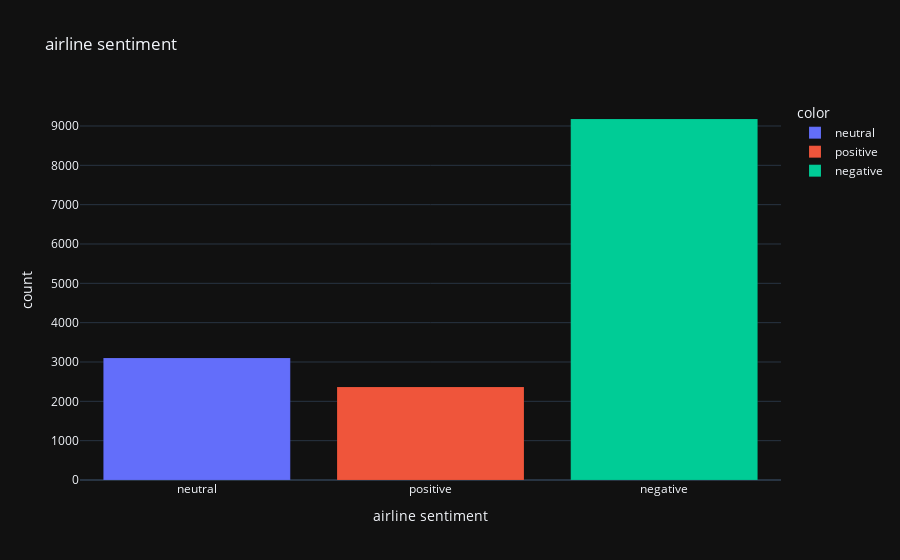

Source (notebook cell):
### Code cell
fig = px.histogram(
    df["airline_sentiment"], 
    nbins=25,
    title= "airline sentiment",
    template="plotly_dark",
    labels={"value" :"airline sentiment"},
    color=df["airline_sentiment"]
)
fig.update_traces(
    textfont = {
        "size" : 20,
        "family" :"tahoma",
        "color": "#fff"
    },
    hovertemplate = "airline sentiment: %{x}<br>Frequency: %{y}",
    marker=dict(line=dict(color='#000', width=0.1))
)

fig.show()

### Figure 1 — Plotly figure (JSON) as saved in the notebook; plotly's stock layout.template omitted (floating-point values rounded to 4 significant figures; data arrays with more than 128 entries replaced by an {"elided": "..."} marker saying what was removed)
{"data": [{"alignmentgroup": "True", "bingroup": "x", "hovertemplate": "airline sentiment: %{x}<br>Frequency: %{y}", "legendgroup": "neutral", "marker": {"color": "#636efa", "pattern": {"shape": ""}, "line": {"color": "#000", "width": 0.1}}, "name": "neutral", "nbinsx": 25, "offsetgroup": "neutral", "orientation": "v", "showlegend": true, "x": {"elided": "3099 str values"}, "xaxis": "x", "yaxis": "y", "type": "histogram", "textfont": {"color": "#fff", "family": "tahoma", "size": 20}}, {"alignmentgroup": "True", "bingroup": "x", "hovertemplate": "airline sentiment: %{x}<br>Frequency: %{y}", "legendgroup": "positive", "marker": {"color": "#EF553B", "pattern": {"shape": ""}, "line": {"color": "#000", "width": 0.1}}, "name": "positive", "nbinsx": 25, "offsetgroup": "positive", "orientation": "v", "showlegend": true, "x": {"elided": "2363 str values"}, "xaxis": "x", "yaxis": "y", "type": "histogram", "textfont": {"color": "#fff", "family": "tahoma", "size": 20}}, {"alignmentgroup": "True", "bingroup": "x", "hovertemplate": "airline sentiment: %{x}<br>Frequency: %{y}", "legendgroup": "negative", "marker": {"color": "#00cc96", "pattern": {"shape": ""}, "line": {"color": "#000", "width": 0.1}}, "name": "negative", "nbinsx": 25, "offsetgroup": "negative", "orientation": "v", "showlegend": true, "x": {"elided": "9178 str values"}, "xaxis": "x", "yaxis": "y", "type": "histogram", "textfont": {"color": "#fff", "family": "tahoma", "size": 20}}], "layout": {"xaxis": {"anchor": "y", "domain": [0, 1], "title": {"text": "airline sentiment"}, "type": "category", "range": [-0.5, 2.5], "autorange": true}, "yaxis": {"anchor": "x", "domain": [0, 1], "title": {"text": "count"}, "range": [0, 9661.0], "autorange": true}, "legend": {"title": {"text": "color"}, "tracegroupgap": 0}, "title": {"text": "airline sentiment"}, "barmode": "relative", "autosize": true}}
